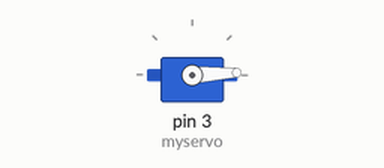
Simulated run of this sketch. Board: Arduino Uno, built with avr-gcc and run on an emulated ATmega328P. On the bench: servo.

Above: at 0.05 s.
At 0.35 s:
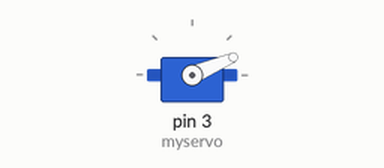
At 0.65 s:
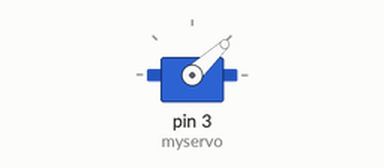
Timing chart, 0 to 3.0 s (numbered marks = the images above):
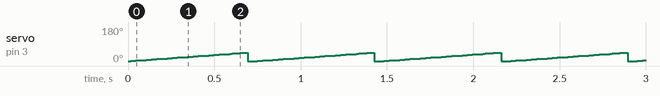

Measured:
- by itself, servo on pin 3 (myservo): ramps from 0° to 45° and jumps back, once every 0.73 s

The sketch:

servo.ino
```cpp
// needs dervo library
#include <Servo.h>

Servo myservo;
int pos = 0;
void setup(){
  myservo.attach(3);
}

void loop(){
  for(pos = 0; pos<=45;pos++){
    myservo.write(pos);
    delay(15);
  }
  for(pos = 0; pos>=0;pos--){
    myservo.write(pos);
    delay(40);
  }
}
```
